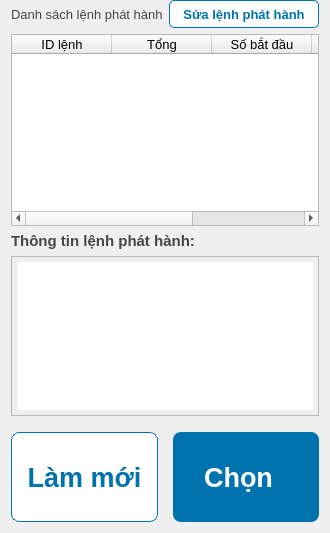
          <widget class="QWidget" name="page_5">
           <layout class="QVBoxLayout" name="verticalLayout_17">
            <property name="topMargin">
             <number>0</number>
            </property>
            <item>
             <widget class="QFrame" name="frame_2">
              <property name="frameShape">
               <enum>QFrame::NoFrame</enum>
              </property>
              <property name="frameShadow">
               <enum>QFrame::Raised</enum>
              </property>
              <layout class="QVBoxLayout" name="verticalLayout_2">
               <property name="leftMargin">
                <number>0</number>
               </property>
               <property name="topMargin">
                <number>0</number>
               </property>
               <property name="rightMargin">
                <number>0</number>
               </property>
               <property name="bottomMargin">
                <number>0</number>
               </property>
               <item>
                <layout class="QHBoxLayout" name="horizontalLayout_2">
                 <item>
                  <widget class="QLabel" name="label_2">
                   <property name="font">
                    <font>
                     <pointsize>10</pointsize>
                    </font>
                   </property>
                   <property name="styleSheet">
                    <string notr="true">color: #464646;</string>
                   </property>
                   <property name="text">
                    <string>Danh sách lệnh phát hành</string>
                   </property>
                  </widget>
                 </item>
                 <item>
                  <widget class="QPushButton" name="btn_repair_ro">
                   <property name="minimumSize">
                    <size>
                     <width>150</width>
                     <height>28</height>
                    </size>
                   </property>
                   <property name="maximumSize">
                    <size>
                     <width>150</width>
                     <height>16777215</height>
                    </size>
                   </property>
                   <property name="font">
                    <font>
                     <pointsize>10</pointsize>
                     <weight>75</weight>
                     <bold>true</bold>
                    </font>
                   </property>
                   <property name="styleSheet">
                    <string notr="true">#btn_repair_ro{ border:1 solid #0072AD; border-radius: 5px; background: #FFFFFF; color:#0072AD; padding: 0px 5px; }
#btn_repair_ro:pressed { border-radius: 5px; border:none; background: #216081; color:#FFFFFF ; padding: 0px 5px; }</string>
                   </property>
                   <property name="text">
                    <string>Sửa lệnh phát hành</string>
                   </property>
                  </widget>
                 </item>
                </layout>
               </item>
               <item>
                <widget class="QTableWidget" name="table_releaser_order">
                 <property name="font">
                  <font>
                   <pointsize>10</pointsize>
                  </font>
                 </property>
                 <property name="editTriggers">
                  <set>QAbstractItemView::NoEditTriggers</set>
                 </property>
                 <property name="alternatingRowColors">
                  <bool>true</bool>
                 </property>
                 <property name="selectionBehavior">
                  <enum>QAbstractItemView::SelectRows</enum>
                 </property>
                 <attribute name="horizontalHeaderStretchLastSection">
                  <bool>true</bool>
                 </attribute>
                 <attribute name="verticalHeaderVisible">
                  <bool>false</bool>
                 </attribute>
                 <column>
                  <property name="text">
                   <string>ID lệnh</string>
                  </property>
                  <property name="font">
                   <font>
                    <pointsize>10</pointsize>
                   </font>
                  </property>
                 </column>
                 <column>
                  <property name="text">
                   <string>Tổng</string>
                  </property>
                  <property name="font">
                   <font>
                    <pointsize>10</pointsize>
                   </font>
                  </property>
                 </column>
                 <column>
                  <property name="text">
                   <string>Số bắt đầu</string>
                  </property>
                  <property name="font">
                   <font>
                    <pointsize>10</pointsize>
                   </font>
                  </property>
                 </column>
                 <column>
                  <property name="text">
                   <string>Số hiện tại</string>
                  </property>
                  <property name="font">
                   <font>
                    <pointsize>10</pointsize>
                   </font>
                  </property>
                 </column>
                 <column>
                  <property name="text">
                   <string>Trạng thái</string>
                  </property>
                  <property name="font">
                   <font>
                    <pointsize>10</pointsize>
                   </font>
                  </property>
                 </column>
                </widget>
               </item>
               <item>
                <widget class="QLabel" name="label">
                 <property name="font">
                  <font>
                   <pointsize>11</pointsize>
                   <weight>75</weight>
                   <bold>true</bold>
                  </font>
                 </property>
                 <property name="styleSheet">
                  <string notr="true">color: #464646;</string>
                 </property>
                 <property name="text">
                  <string>Thông tin lệnh phát hành:</string>
                 </property>
                </widget>
               </item>
               <item>
                <widget class="QTextEdit" name="rtb_detail_ro">
                 <property name="minimumSize">
                  <size>
                   <width>0</width>
                   <height>0</height>
                  </size>
                 </property>
                 <property name="maximumSize">
                  <size>
                   <width>16777215</width>
                   <height>160</height>
                  </size>
                 </property>
                 <property name="font">
                  <font>
                   <pointsize>11</pointsize>
                  </font>
                 </property>
                 <property name="styleSheet">
                  <string notr="true">color:#464646;
padding: 5px 5px;
</string>
                 </property>
                 <property name="readOnly">
                  <bool>true</bool>
                 </property>
                 <property name="html">
                  <string>&lt;!DOCTYPE HTML PUBLIC &quot;-//W3C//DTD HTML 4.0//EN&quot; &quot;http://www.w3.org/TR/REC-html40/strict.dtd&quot;&gt;
&lt;html&gt;&lt;head&gt;&lt;meta name=&quot;qrichtext&quot; content=&quot;1&quot; /&gt;&lt;style type=&quot;text/css&quot;&gt;
p, li { white-space: pre-wrap; }
&lt;/style&gt;&lt;/head&gt;&lt;body style=&quot; font-family:'MS Shell Dlg 2'; font-size:11pt; font-weight:400; font-style:normal;&quot;&gt;
&lt;p style=&quot;-qt-paragraph-type:empty; margin-top:0px; margin-bottom:0px; margin-left:0px; margin-right:0px; -qt-block-indent:0; text-indent:0px;&quot;&gt;&lt;br /&gt;&lt;/p&gt;&lt;/body&gt;&lt;/html&gt;</string>
                 </property>
                </widget>
               </item>
               <item>
                <layout class="QHBoxLayout" name="horizontalLayout_11">
                 <property name="spacing">
                  <number>15</number>
                 </property>
                 <property name="topMargin">
                  <number>10</number>
                 </property>
                 <item>
                  <widget class="QPushButton" name="btn_refresh_orders">
                   <property name="sizePolicy">
                    <sizepolicy hsizetype="Preferred" vsizetype="Preferred">
                     <horstretch>0</horstretch>
                     <verstretch>0</verstretch>
                    </sizepolicy>
                   </property>
                   <property name="minimumSize">
                    <size>
                     <width>0</width>
                     <height>90</height>
                    </size>
                   </property>
                   <property name="maximumSize">
                    <size>
                     <width>16777215</width>
                     <height>90</height>
                    </size>
                   </property>
                   <property name="font">
                    <font>
                     <family>Arial</family>
                     <pointsize>20</pointsize>
                     <weight>75</weight>
                     <italic>false</italic>
                     <bold>true</bold>
                    </font>
                   </property>
                   <property name="styleSheet">
                    <string notr="true">#btn_refresh_orders{ border:1 solid #0072AD; border-radius: 8px; background: #FFFFFF; color:#0072AD; padding: 0px 5px; }
#btn_refresh_orders:pressed { border-radius: 8px; border:none; background: #216081; color:#FFFFFF ; padding: 0px 5px; }</string>
                   </property>
                   <property name="text">
                    <string>Làm mới</string>
                   </property>
                   <property name="iconSize">
                    <size>
                     <width>40</width>
                     <height>40</height>
                    </size>
                   </property>
                  </widget>
                 </item>
                 <item>
                  <widget class="QPushButton" name="btn_select">
                   <property name="sizePolicy">
                    <sizepolicy hsizetype="Preferred" vsizetype="Preferred">
                     <horstretch>0</horstretch>
                     <verstretch>0</verstretch>
                    </sizepolicy>
                   </property>
                   <property name="minimumSize">
                    <size>
                     <width>0</width>
                     <height>90</height>
                    </size>
                   </property>
                   <property name="maximumSize">
                    <size>
                     <width>16777215</width>
                     <height>90</height>
                    </size>
                   </property>
                   <property name="sizeIncrement">
                    <size>
                     <width>0</width>
                     <height>0</height>
                    </size>
                   </property>
                   <property name="baseSize">
                    <size>
                     <width>0</width>
                     <height>0</height>
                    </size>
                   </property>
                   <property name="font">
                    <font>
                     <family>Arial</family>
                     <pointsize>20</pointsize>
                     <weight>75</weight>
                     <italic>false</italic>
                     <bold>true</bold>
                    </font>
                   </property>
                   <property name="layoutDirection">
                    <enum>Qt::RightToLeft</enum>
                   </property>
                   <property name="autoFillBackground">
                    <bool>false</bool>
                   </property>
                   <property name="styleSheet">
                    <string notr="true">#btn_select{
	border:none;
	border-radius: 8px;
	background: #0072AD;
	color:#FFFFFF;
	padding: 0px 5px;
}
#btn_select:pressed
{
	border-radius: 8px;
	border:none;
	background: #216081;
 	color:#FFFFFF ;
	padding: 0px 5px;
}</string>
                   </property>
                   <property name="text">
                    <string>Chọn  </string>
                   </property>
                   <property name="icon">
                    <iconset resource="Image.qrc">
                     <normaloff>:/newPrefix/image/icon_start.png</normaloff>:/newPrefix/image/icon_start.png</iconset>
                   </property>
                   <property name="iconSize">
                    <size>
                     <width>40</width>
                     <height>40</height>
                    </size>
                   </property>
                   <property name="checkable">
                    <bool>false</bool>
                   </property>
                   <property name="autoRepeat">
                    <bool>false</bool>
                   </property>
                   <property name="flat">
                    <bool>false</bool>
                   </property>
                  </widget>
                 </item>
                </layout>
               </item>
              </layout>
             </widget>
            </item>
           </layout>
          </widget>
